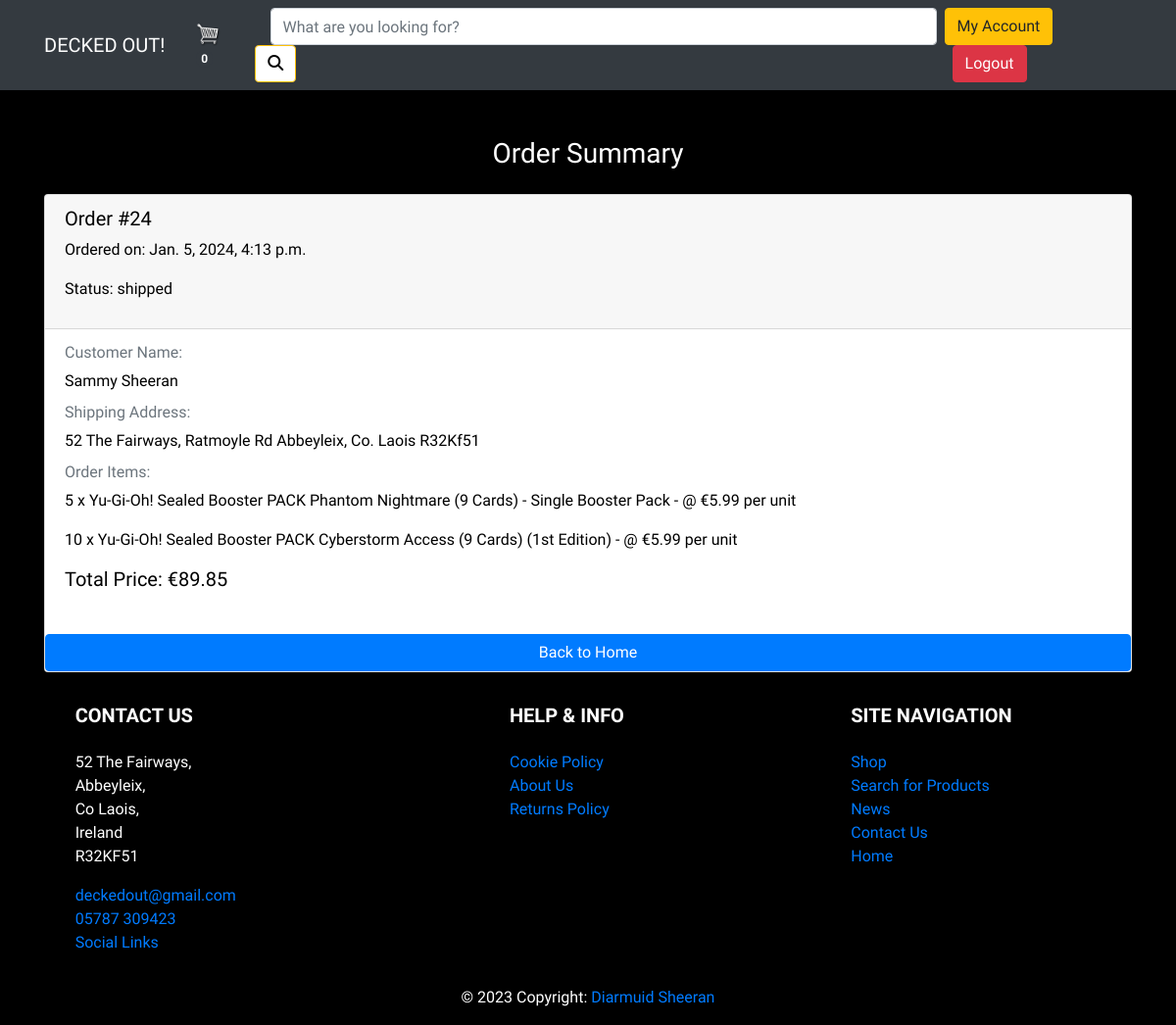
Page /checkout/order_summary/ (signed in) on the earlier database version.
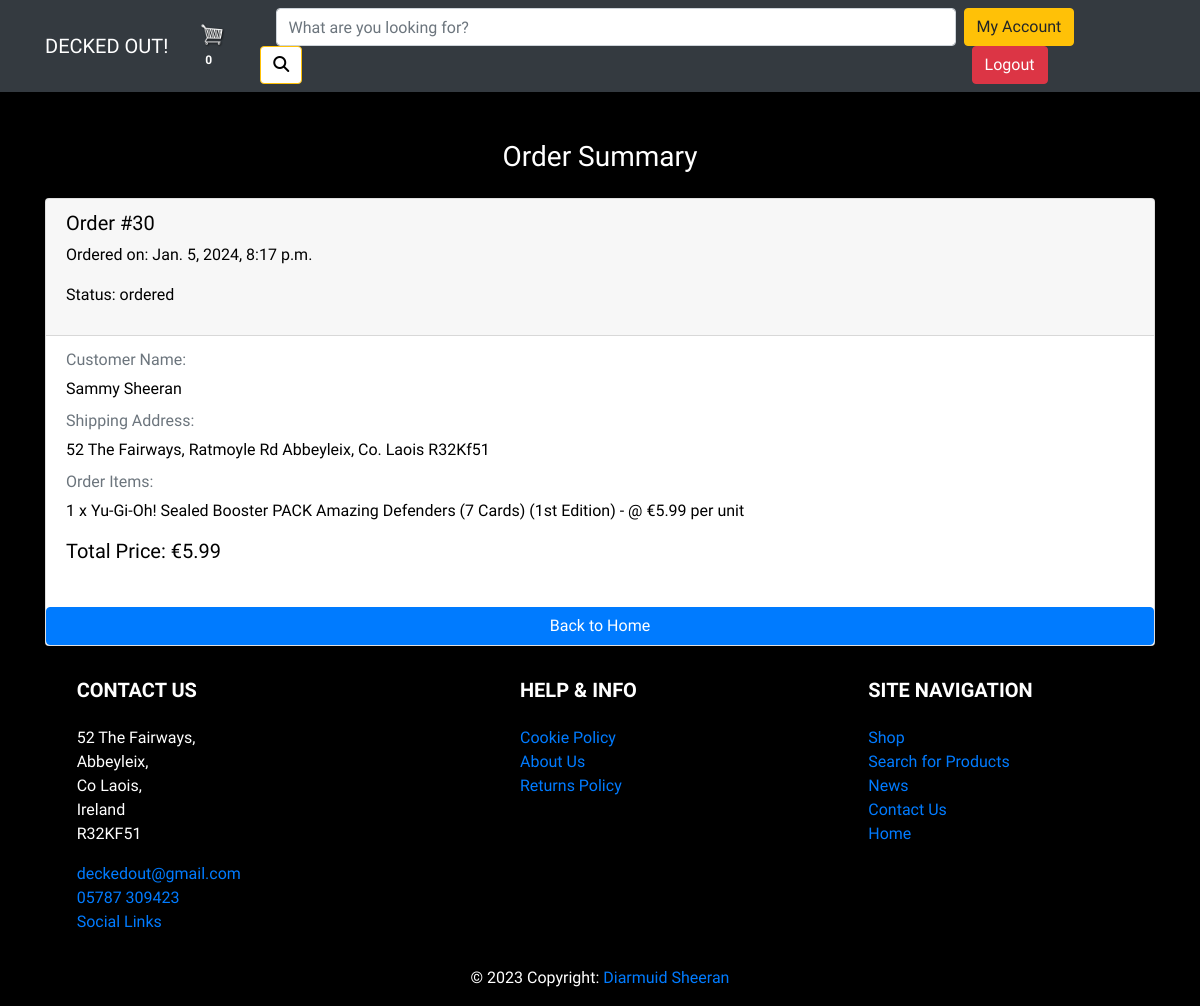
Same page on the later database version.
### order/models.py (models this page shows, shortened)
class Order(models.Model):
    SHIPPING_STATUS_CHOICES = [
        ('ordered', 'Ordered'),
        ('in_process', 'In Process'),
        ('shipped', 'Shipped'),
    ]
    user = models.ForeignKey(User, on_delete=models.SET_NULL, null=True, blank=True)
    full_name = models.CharField(max_length=200, null=True)
    email_address = models.CharField(max_length=200, null=True)
    shipping_address = models.TextField()
    total_price = models.DecimalField(max_digits=10, decimal_places=2, null=True, blank=True)
    shipping_status = models.CharField(max_length=20, choices=SHIPPING_STATUS_CHOICES, default='ordered')
    created_at = models.DateTimeField(auto_now_add=True)

class OrderItem(models.Model):
    order = models.ForeignKey(Order, on_delete=models.CASCADE, related_name='items')
    product = models.ForeignKey(Product, on_delete=models.CASCADE)
    quantity = models.PositiveIntegerField()
    price_at_purchase = models.DecimalField(max_digits=10, decimal_places=2)

### product/models.py (models this page shows, shortened)
class Product(models.Model):
    name = models.CharField(max_length=255)
    description = models.TextField()
    price = models.DecimalField(max_digits=10, decimal_places=2)
    categories = models.ManyToManyField(Category)
    image = models.ImageField(upload_to='product_images/', null=True, blank=True)
    quantity_available = models.PositiveIntegerField(default=0)
    is_featured = models.BooleanField(default=False)
    created_at = models.DateTimeField(auto_now_add=True)
    updated_at = models.DateTimeField(auto_now=True)
    slug = models.SlugField(unique=True, blank=True, max_length=500)
    on_special_offer = models.BooleanField(default=False)
    discounted_price = models.DecimalField(max_digits=10, decimal_places=2, null=True, blank=True)

### checkout/views.py (the view)
# urls.py: path('order_summary/', views.order_summary, name='order_summary'),
def order_summary(request):
    latest_order = None
    if request.user.is_authenticated:
        latest_order = Order.objects.filter(user=request.user).order_by('-created_at').first()
    if not latest_order:
        latest_order = Order.objects.filter(user=None).order_by('-created_at').first()
    context = {'latest_order': latest_order}
    return render(request, "checkout/order_summary.html", context)

### cart/cart.py (called while the page is built)
    def __len__(self):
        return sum(self.cart.values())

### cart/context_processors.py (called while the page is built)
def cart(request):
    return {'cart': Cart(request)}

### checkout/templates/checkout/order_summary.html
{% extends 'base.html' %}
{% load static %}
{% block content %}
<h3 class="text-center mb-4 mt-4">Order Summary</h3>
    <div class="container" style="color: black;">
        {% if latest_order %}
            <div class="card mb-3">
                <div class="card-header">
                    <h5>Order #{{ latest_order.pk }}</h5>
                    <p>Ordered on: {{ latest_order.created_at }}</p>
                    <p>Status: {{ latest_order.shipping_status }}</p>
                </div>
                <div class="card-body">
                    <h6 class="card-subtitle mb-2 text-muted">Customer Name:</h6>
                    <p>{{ latest_order.full_name }}</p>
                    <h6 class="card-subtitle mb-2 text-muted">Shipping Address:</h6>
                    <p>{{ latest_order.shipping_address }}</p>
                    <h6 class="card-subtitle mb-2 text-muted">Order Items:</h6>
                    {% for item in latest_order.items.all %}
                        <p>{{ item.quantity }} x {{ item.product.name }} - @ €{{ item.price_at_purchase }} per unit</p>
                    {% endfor %}
                    <h5>Total Price: €{{ latest_order.total_price }}</h5>
                </div>
                <a href="{% url 'landing' %}" class="btn btn-primary mt-3">Back to Home</a>
            </div>
        {% else %}
            <p class="text-center">No recent orders found.</p>
        {% endif %}
    </div>
{% endblock %}

Differences in the rows shown:
no longer on this page (row unchanged): Order: pk "24", created_at "Jan. 5, 2024, 4:13 p.m.", shipping_status "shipped", full_name "Sammy Sheeran", shipping_address "52 The Fairways, Ratmoyle Rd Abbeyleix, Co. Laois R32Kf51", total_price "89.85"
no longer on this page (row unchanged): OrderItem: quantity "5", product.name "Yu-Gi-Oh! Sealed Booster PACK Phantom Nightmare (9 Cards) - Single Booster Pack", price_at_purchase "5.99"
no longer on this page (row unchanged): OrderItem: quantity "10", product.name "Yu-Gi-Oh! Sealed Booster PACK Cyberstorm Access (9 Cards) (1st Edition)", price_at_purchase "5.99"
added Order: pk "30", created_at "Jan. 5, 2024, 8:17 p.m.", shipping_status "ordered", full_name "Sammy Sheeran", shipping_address "52 The Fairways, Ratmoyle Rd Abbeyleix, Co. Laois R32Kf51", total_price "5.99"
added OrderItem: quantity "1", product.name "Yu-Gi-Oh! Sealed Booster PACK Amazing Defenders (7 Cards) (1st Edition)", price_at_purchase "5.99"
